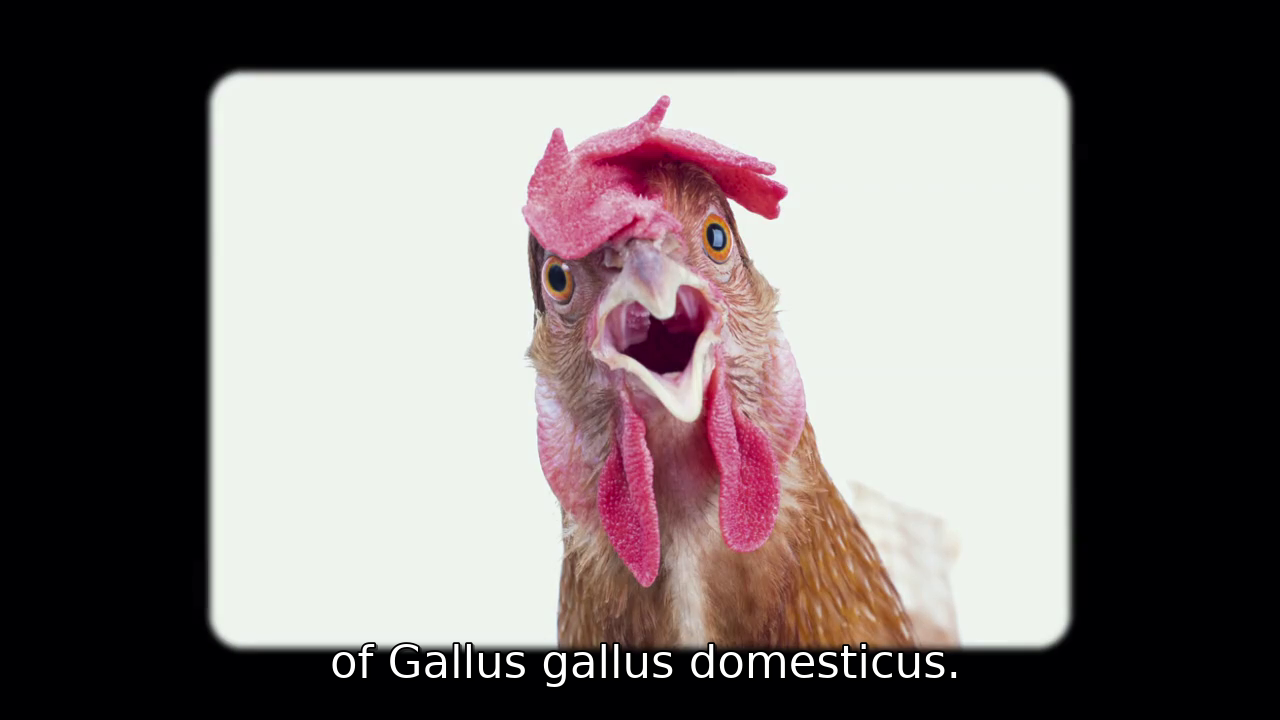
#> input picture python_pillow/Initial_Images/chicken.png, 1280 x 720 px; its folder holds 2 pictures in this run
$ python class_one.py
#> lines starting #> are read from the running program, lines starting #| are printed output that depends on the picture
from PIL import Image,ImageDraw,ImageFont
import os
import time
def check_resolution(imagePath):
    with Image.open(imagePath) as im:
            print(f'{image} is of the resolution {im.size}')

def changeFileFormat(imagePath):
    with Image.open(imagePath) as im:
        x=imagePath.split('/')
        fileName=x[len(x)-1]
        fileNameMinExt=fileName.split('.')
        newFilename=fileNameMinExt[0]+".jpg"
        im.save(f'./Processed_Images/{newFilename}')

def drawLineOnImage(imagePath):
    with Image.open(imagePath) as im:
        pass

def drawSquareOnImage(imagePath):
    with Image.open(imagePath) as im:
        pass

def drawTextOnImage(imagePath,text):
#> called with imagePath = './Initial_Images/chicken.png'
    font=ImageFont.truetype("./NotoSansCJK-Bold.ttc",size=50)
    with Image.open(imagePath) as im:
#> im is the input picture: PIL image 1280x720 RGB; mean R, G, B 118, 110.8, 110.3
        drawImage=ImageDraw.Draw(im)
        drawImage.text((100,100),text,font=font,fill=(100,100,180))
        im.save("./Processed_Images/test.png")
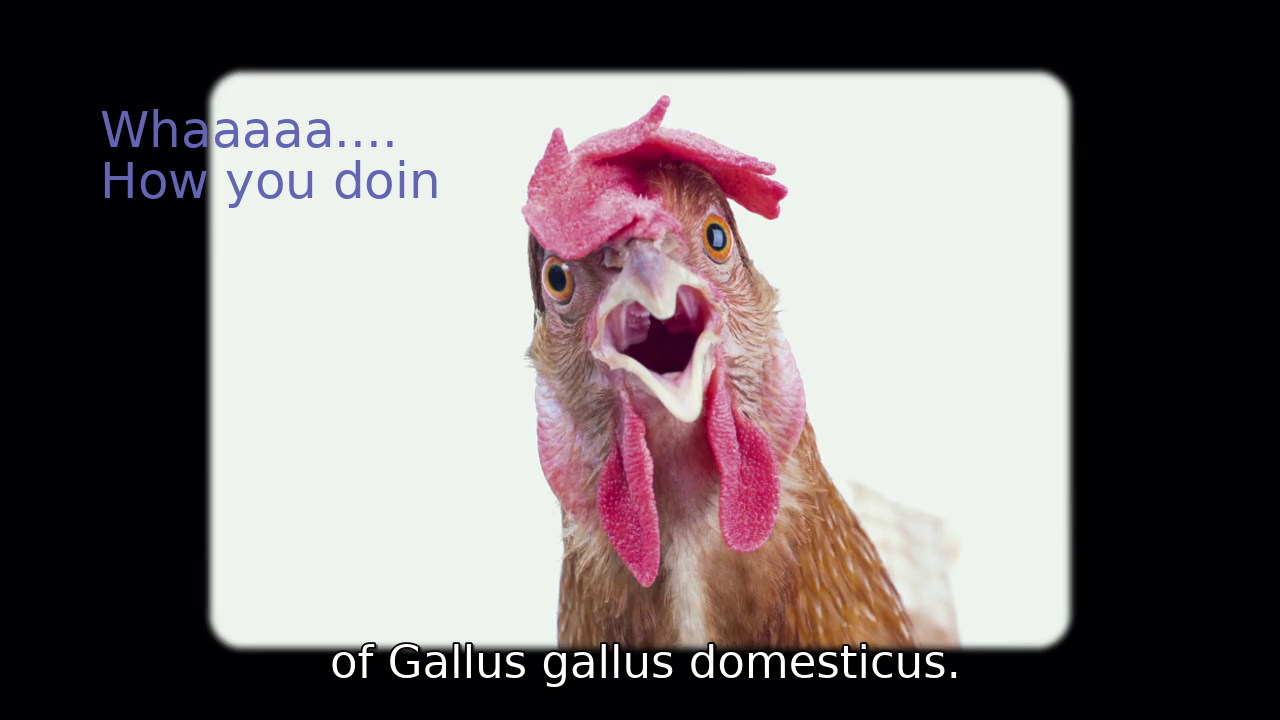
#> saved as test.png: PIL image 1280x720 RGB; mean R, G, B 117.7, 110.5, 110.5

if __name__=="__main__":
    _initial_images_dir="./Initial_Images/"
    images_list=os.listdir(_initial_images_dir)
    for image in images_list:
        drawTextOnImage(_initial_images_dir+"chicken.png","Whaaaaa....\nHow you doin")
        #changeFileFormat(f'{_initial_images_dir}{image}')
        #check_resolution(f'{_initial_images_dir}{image}')
